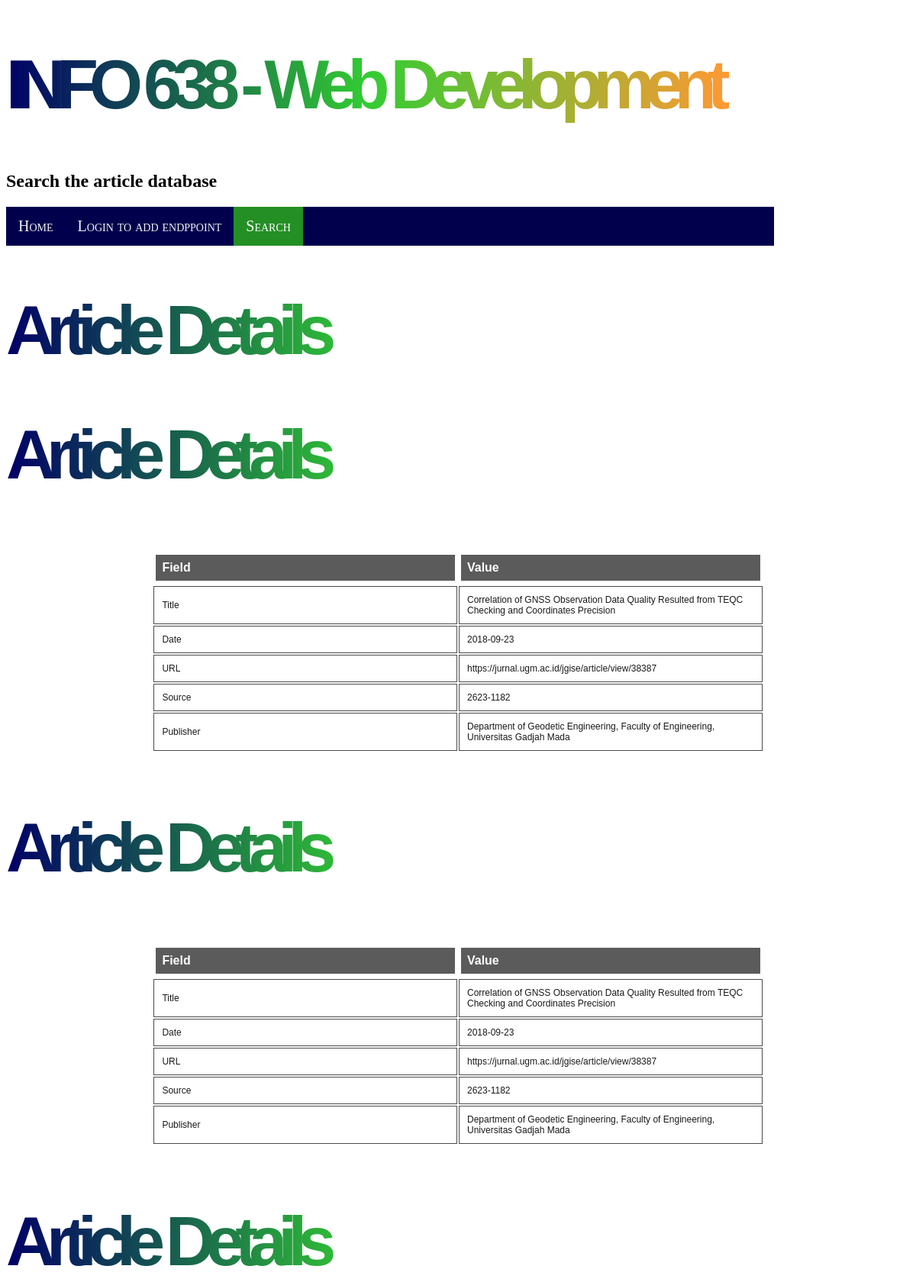
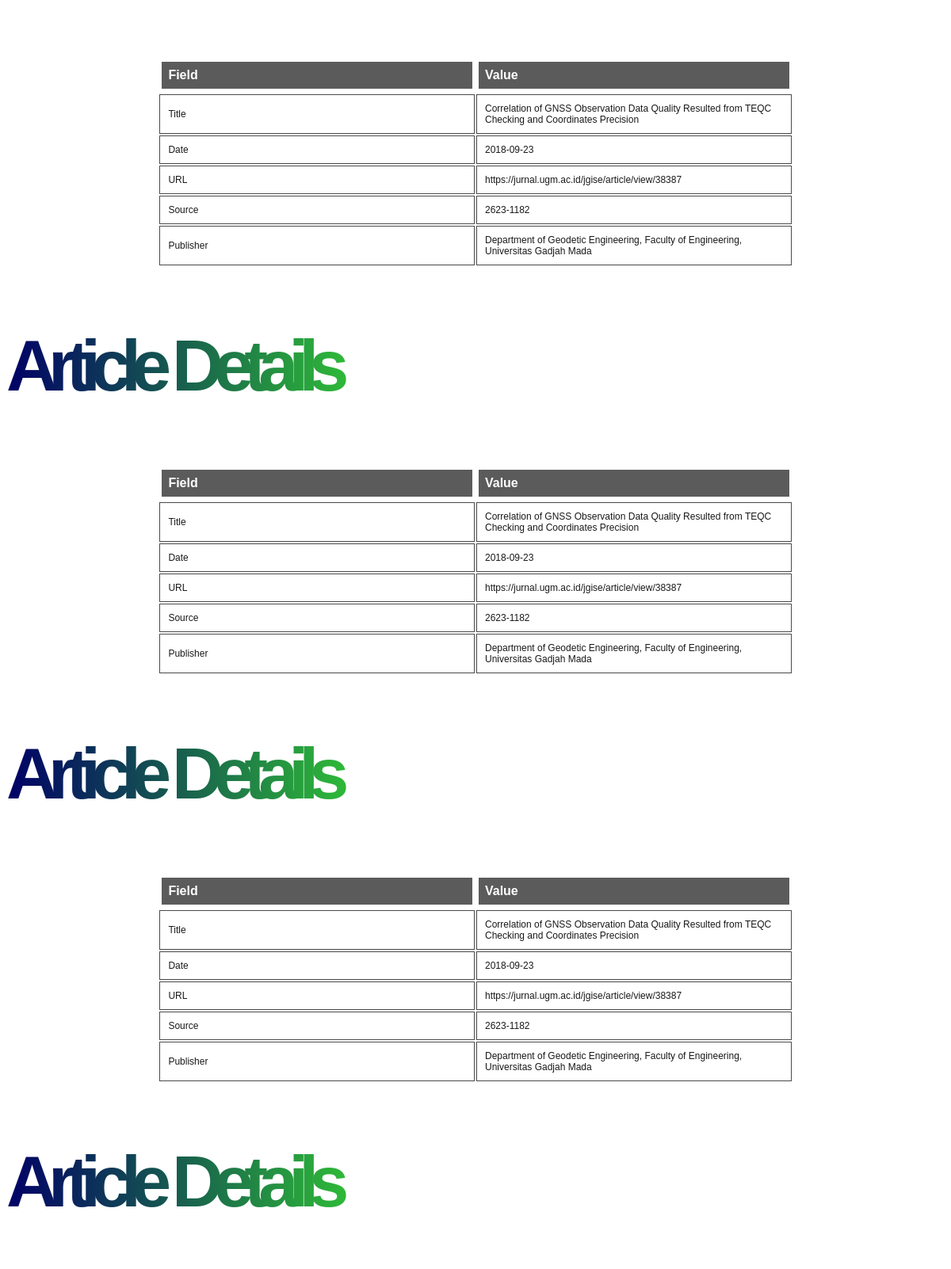
Screenshot of /oai_project/viewarticle.php?id=2 (upper part) with the database file from the repository (2 pictures, top to bottom).
### tables this page shows
CREATE TABLE `article` (
  `article_ID` int(11) NOT NULL,
  `title` varchar(200) DEFAULT NULL,
  `date` date DEFAULT NULL,
  `url` varchar(200) DEFAULT NULL,
  `source` varchar(200) DEFAULT NULL,
  `publisher` varchar(200) DEFAULT NULL,
  `description` varchar(2000) DEFAULT NULL,
  `type` varchar(200) DEFAULT NULL,
  `format` varchar(200) DEFAULT NULL,
  `repo_url` varchar(100) DEFAULT NULL
);

### oai_project/viewarticle.php (the view, shortened to what this page needs)
<!DOCTYPE html>
<html lang = "en">
<head>
<link rel="stylesheet" type="text/css" href="css/style.css">
</head>
<body>
<H1>INFO 638 - Web Development</H1>
<h2>Search the article database </h2>
<nav>
	<a href="index.php">Home</a>
	<a href="submission.php">Login to add endppoint</a>
	<a class= active href="search.php">Search</a>
</nav>
<?php
$conn = new mysqli($hn, $un, $pw, $db);
if (isset($_GET['id'])) {
	$id = sanitizeMySQL($conn, $_GET['id']);
	$query = "SELECT * FROM article NATURAL JOIN creator WHERE article_ID =".$id;
	$result = $conn->query($query);
		while ($row = $result->fetch_assoc()) {
			echo '<h1>Article Details</h1><table><tr><th>Field</th><th>Value</th></tr>';
			echo "<tr><td>Title</td><td>".$row["title"]."</td></tr>";
			echo "<tr><td>Date</td><td>".$row["date"]."</td></tr>";
			echo "<tr><td>URL</td><td>".$row["url"]."</td></tr>";
			echo "<tr><td>Source</td><td>".$row["source"]."</td></tr>";
			echo "<tr><td>Publisher</td><td>".$row["publisher"]."</td></tr>";
		}
} else {
	echo "No article ID passed";
}
function sanitizeString($var)
{
	$var = stripslashes($var);
	$var = strip_tags($var);
	$var = htmlentities($var);
	return $var;
}
function sanitizeMySQL($connection, $var)
{
	$var = sanitizeString($var);
	$var = $connection->real_escape_string($var);
	return $var;
}
?>
</body>
</html>

### oai_project/css/style.css (style rules this page uses)
nav { background-color: #00004d; overflow: hidden; margin-right: 15%; margin-bottom: 2em; }
nav a { float: left; color: #f2f2f2; text-align: center; padding: 14px 16px; text-decoration: none; font-size: 20px; font-variant: small-caps; }
nav a.active { background-color: #248f24; color: white; }
h1 { text-align:left; font-size: 90px; font-family: "Lucida Sans Unicode", "Lucida Grande", sans-serif; width: 80%; background: -webkit-linear-gradient(left, #000066, #33cc33, #ff9933); -webkit-background-clip: text; -webkit-text-fill-color: transparent; letter-spacing: -12px; }
table { color:#363636; table-layout: fixed; opacity: 0.9; font-family: "Lucida Sans Unicode", "Lucida Grande", sans-serif; width:70%; padding: 1%; margin: 0 auto; border: 2px solid #fff; border-collapse: separate; }
td { font-size: 12px; border: 1px solid #363636; padding: 10px; height: auto; overflow-wrap: break-word; }
tr { height: auto; height: auto; overflow-wrap: break-word; color: #000000; }
th { background-color:#363636; opacity: 90%; color: #fff; border: solid #fff; border-bottom: 5px solid #ffffff; padding: 1%; text-align: left; font-size: 16px; }

### rows the page displays
article: title "Correlation of GNSS Observation Data Quality Resulted from TEQC Checking and Coordinates Precision", date "2018-09-23", url "https://jurnal.ugm.ac.id/jgise/article/view/38387", source "2623-1182", publisher "Department of Geodetic Engineering, Faculty of Engineering, Universitas Gadjah Mada"
